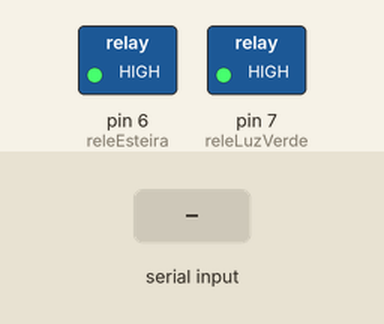
A sketch run on a simulated Arduino Uno, built with avr-gcc and run on an emulated ATmega328P. Shown: switched loads named in the sketch (green lamp = pin HIGH). The test bench sets the inputs (shaded band). What the sketch prints to the serial monitor is not drawn.

Above: at 1.2 s.
1.3 s: "ESTEIRA_ON\n" received over Serial
At 2.4 s:
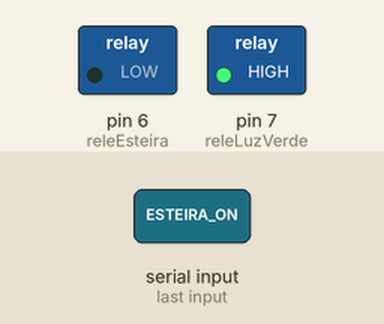
2.8 s: "LUZ_VERDE_PULSO\n" received over Serial
At 3.2 s:
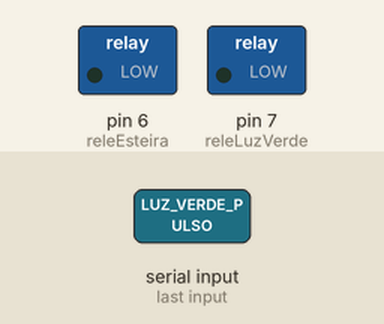
4.8 s: "ESTEIRA_OFF\n" received over Serial
At 5.1 s:
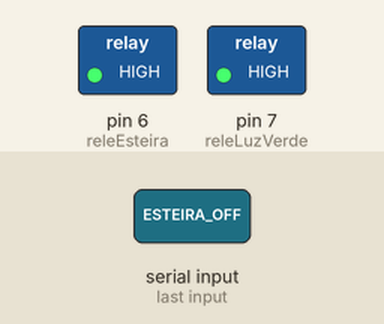
6.3 s: "LUZ_VERDE_PULSO\n" received over Serial
At 6.7 s:
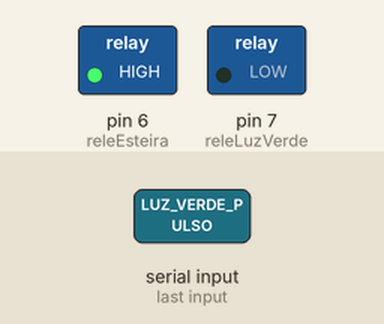
Timing chart, 0 to 9.3 s (numbered marks = the images above; inputs shaded):
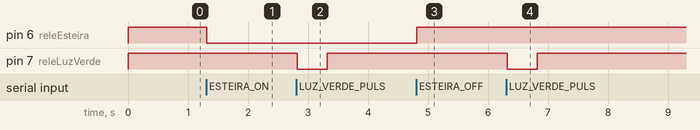

The sketch:

temporizador2.ino
```cpp
// =========================
// PINOS
// =========================
const int releEsteira = 6;     // Relé da esteira
const int releLuzVerde = 7;   // Relé da lâmpada verde

void setup() {
  Serial.begin(9600);

  pinMode(releEsteira, OUTPUT);
  pinMode(releLuzVerde, OUTPUT);

  // Relés desligados (módulo ativo em LOW)
  digitalWrite(releEsteira, HIGH);
  digitalWrite(releLuzVerde, HIGH);

  Serial.println("✅ Arduino pronto (Temporizador + Luz Verde)");
}


void loop() {

  if (Serial.available()) {
    String comando = Serial.readStringUntil('\n');
    comando.trim();

    // ===== ESTEIRA =====
    if (comando == "ESTEIRA_ON") {
      digitalWrite(releEsteira, LOW);
      Serial.println("▶️ ESTEIRA LIGADA");
    }

    else if (comando == "ESTEIRA_OFF") {
      digitalWrite(releEsteira, HIGH);
      Serial.println("⏸ ESTEIRA PARADA");
    }

    // ===== LUZ VERDE (PULSO) =====
    else if (comando == "LUZ_VERDE_PULSO") {
      digitalWrite(releLuzVerde, LOW);
      delay(500); // 0,5 segundo
      digitalWrite(releLuzVerde, HIGH);
      Serial.println("💡 LUZ VERDE PULSO 0,5s");
    }
  }
}
```

Measured:
- after the input at 1.3 s, pin 6 (releEsteira): HIGH → LOW at once
- after the input at 2.8 s, pin 7 (releLuzVerde): HIGH → LOW at once, → HIGH 0.50 s later
- after the input at 4.8 s, pin 6 (releEsteira): LOW → HIGH at once
- after the input at 6.3 s, pin 7 (releLuzVerde): HIGH → LOW at once, → HIGH 0.50 s later
